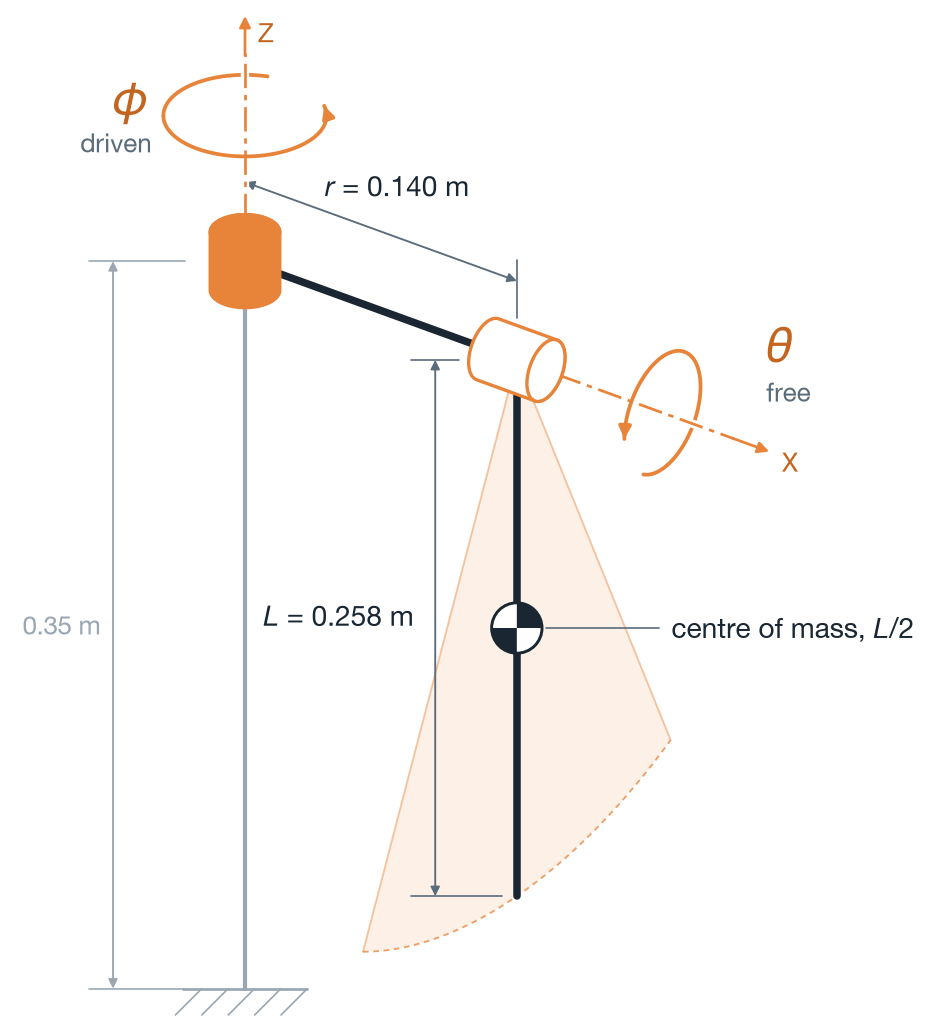

This figure's Python source:
# /// script
# requires-python = ">=3.11"
# dependencies = ["matplotlib", "numpy", "pyyaml"]
# ///
"""Draw the modeled geometry as a kinematic diagram.

Ground, a driven revolute joint about Z, a link of length r, a free revolute joint about
X (the arm's own axis), and a link of length L. The view is axonometric from the front
right, so the arm comes toward the reader and the pendulum's swing plane opens up. A
side view cannot show that swing, because the pendulum swings in and out of the page.

Colour carries one meaning each, set in `_style.py`. Orange marks the two degrees of
freedom: the joint axes, the angles phi and theta, and the swing plane. Ink marks what
the equations of motion use. Faint grey marks what they do not: the stand and its
height.

Lengths come from this experiment's `config.yaml`, and the arm height from
`src/furuta/articulation.py`, both through `_parameters.py`.
"""

import sys
from pathlib import Path

import matplotlib.patheffects as pe
import matplotlib.pyplot as plt
import numpy as np
from matplotlib.patches import Circle, FancyArrowPatch, Polygon, Wedge
from matplotlib.transforms import Bbox

plt.switch_backend("Agg")

HERE = Path(__file__).parent
sys.path.insert(0, str(HERE))
from _parameters import ARTICULATION, load_parameters, module_constant  # noqa: E402
from _style import (  # noqa: E402
    DOF,
    DOF_TEXT,
    EX,
    EZ,
    FAINT,
    INK,
    MUTED,
    RIGHT,
    apply_style,
    circle3,
    depth,
    project,
    revolute,
)

params = load_parameters()
arm_height = module_constant(ARTICULATION, "ARM_HEIGHT_M")

L = params.pendulum_length_m
r = params.rotor_arm_length_m

apply_style()
DOF_WASH = "#fdf1e7"

FS_MAIN = 13.5  # lengths and the centre of mass
FS_NOTE = 12.5  # axis letters, joint roles, arm height
FS_ANGLE = 23  # phi, theta
SWING_HALF = np.radians(25.0)  # half-angle of the drawn swing sector, illustrative

HALO = [pe.withStroke(linewidth=4, foreground="white")]


def line3(ax, a, b, **kw):
    """Draw a straight line between two world points."""
    pa, pb = project(a), project(b)
    ax.plot([pa[0], pb[0]], [pa[1], pb[1]], **kw)


def arrow2(ax, a, b, color, lw=1.2, ms=10, z=6, style="-|>"):
    """Draw an arrow between two page points."""
    ax.add_patch(
        FancyArrowPatch(
            tuple(a),
            tuple(b),
            arrowstyle=style,
            mutation_scale=ms,
            color=color,
            linewidth=lw,
            shrinkA=0,
            shrinkB=0,
            zorder=z,
        )
    )


def arrow3(ax, a, b, color, **kw):
    """Draw an arrow between two world points."""
    arrow2(ax, project(a), project(b), color, **kw)


def label(ax, xy, text, dx=0, dy=0, color=INK, fs=FS_MAIN, halo=False, **kw):
    """Place text at a page point, nudged by (dx, dy) in typographic points.

    Offsets are in points so the text keeps its size while the drawing stays to scale.
    """
    kw.setdefault("ha", "center")
    kw.setdefault("va", "center")
    ax.annotate(
        text,
        xy=tuple(xy),
        xytext=(dx, dy),
        textcoords="offset points",
        color=color,
        fontsize=fs,
        zorder=12,
        path_effects=HALO if halo else None,
        **kw,
    )


def rotation(ax, c, u, rho, t0, sweep, z_front=6, z_back=3):
    """Draw a curved arrow about a joint axis, passing behind it on the far side."""
    pts = circle3(c, u, rho, t0, t0 + sweep, 240)
    pp = project(pts)
    behind = depth(pts) < depth(c)
    cuts = np.flatnonzero(np.diff(behind.astype(int))) + 1
    for seg in np.split(np.arange(len(pts)), cuts):
        s = np.r_[seg, seg[-1] + 1] if seg[-1] + 1 < len(pts) else seg
        z = z_back if behind[seg[0]] else z_front
        ax.plot(pp[s, 0], pp[s, 1], color=DOF, lw=1.8, zorder=z)
    arrow2(ax, pp[-8], pp[-1], DOF, lw=1.8, ms=12, z=z_front)


def com_symbol(ax, xy, rad):
    """Draw the quartered disc that marks a centre of mass."""
    ax.add_patch(Circle(xy, rad, fc="white", ec=INK, lw=1.4, zorder=9))
    ax.add_patch(Wedge(xy, rad, 0, 90, fc=INK, ec="none", zorder=9.1))
    ax.add_patch(Wedge(xy, rad, 180, 270, fc=INK, ec="none", zorder=9.1))


def dimension(ax, a, b, ext_dir, off, color=MUTED, gap=0.0, z=3, ext=(True, True)):
    """Draw a dimension between world points a and b, offset along ext_dir.

    `gap` leaves space between the object and each extension line. `ext` turns off an
    extension line where an axis already draws one. Returns the page midpoint.
    """
    a, b, e = (np.asarray(v, dtype=float) for v in (a, b, ext_dir))
    a2, b2 = a + off * e, b + off * e
    for (p, q), on, g in zip(
        ((a, a2), (b, b2)), ext, np.broadcast_to(gap, 2), strict=True
    ):
        if on:
            line3(ax, p + g * e, q + 0.010 * e, color=color, lw=0.8, zorder=z - 1)
    arrow3(ax, a2, b2, color, lw=0.9, ms=9, z=z, style="<|-|>")
    return project((a2 + b2) / 2)


ORIGIN = np.zeros(3)
J1 = arm_height * EZ  # rotor joint, on the Z axis
J2 = J1 + r * EX  # pendulum joint, at the arm tip
TIP = J2 - L * EZ  # the pendulum is drawn hanging, theta = 0
COM = J2 - 0.5 * L * EZ
PHI_C = J1 + 0.070 * EZ  # centre of the phi arrow, up the Z axis
TH_C = J2 + 0.075 * EX  # centre of the theta arrow, out along the X axis


def swing_point(t, radius):
    """Return a point in the swing plane, Y-Z at the arm tip, t from hanging."""
    return J2 + radius * np.array([0.0, np.sin(t), -np.cos(t)])


# The page is in metres, so the drawing is to scale. The limits only need to hold the
# drawing. The saved image is cropped to what is drawn.
SCALE = 16.0  # inches of page per metre of model
extent = project(
    [ORIGIN, J1 + 0.13 * EZ, J2 + 0.15 * EX, TIP, swing_point(-SWING_HALF, L)]
)
xlim = (extent[:, 0].min() - 0.15, extent[:, 0].max() + 0.20)
ylim = (extent[:, 1].min() - 0.05, extent[:, 1].max() + 0.05)
fig = plt.figure(figsize=(SCALE * np.ptp(xlim), SCALE * np.ptp(ylim)))
ax = fig.add_axes((0, 0, 1, 1))

# Ground and stand. Fixed and not in the dynamics, so faint and thin.
g = project(ORIGIN)
ax.plot([g[0] - 0.026, g[0] + 0.026], [g[1], g[1]], color=FAINT, lw=1.3, zorder=2)
for x in np.linspace(g[0] - 0.018, g[0] + 0.026, 5):
    ax.plot([x, x - 0.011], [g[1], g[1] - 0.011], color=FAINT, lw=0.8, zorder=1)
line3(ax, ORIGIN, J1 - 0.02 * EZ, color=FAINT, lw=2.0, zorder=2)

# The swing plane, a sector symmetric about hanging so its chord runs along Y. The rim
# is the path of the tip.
ts = np.linspace(-SWING_HALF, SWING_HALF, 160)
rim = project(np.array([swing_point(t, L) for t in ts]))
apex = project(J2)
ax.add_patch(
    Polygon(np.vstack([apex, rim]), closed=True, fc=DOF_WASH, ec="none", zorder=0)
)
ax.plot(rim[:, 0], rim[:, 1], color=DOF, lw=0.9, ls=(0, (3, 2.5)), alpha=0.75, zorder=1)
for edge in (rim[0], rim[-1]):
    ax.plot(
        [apex[0], edge[0]], [apex[1], edge[1]], color=DOF, lw=0.9, alpha=0.45, zorder=1
    )

# Joint axes as centrelines, with an arrow at the positive end.
CENTRE = (0, (9, 2.5, 2, 2.5))
for joint, axis, length, name, nudge in (
    (J1, EZ, 0.100, "Z", (10, -8)),
    (J2, EX, 0.112, "X", (10, -5)),
):
    end = joint + length * axis
    line3(ax, joint, end, color=DOF, lw=1.3, ls=CENTRE, zorder=4, path_effects=HALO)
    arrow3(ax, end - 0.001 * axis, end + 0.018 * axis, DOF, lw=1.3, ms=11, z=4)
    label(ax, project(end + 0.018 * axis), name, *nudge, color=DOF_TEXT, fs=FS_NOTE)

# Links, then joints. The driven joint is filled and the free joint hollow.
line3(ax, J1, J2, color=INK, lw=3.6, zorder=5)
line3(ax, J2, TIP, color=INK, lw=3.6, zorder=5)
revolute(ax, J1, EZ, 0.0145, 0.014, DOF, z=7)
revolute(ax, J2, EX, 0.0135, 0.015, "white", z=7)

# The two joint angles.
rotation(ax, PHI_C, EZ, 0.034, np.radians(110), np.radians(300))
rotation(ax, TH_C, EX, 0.027, np.radians(60), np.radians(300))
label(
    ax,
    project(PHI_C),
    "φ",
    -47,
    9,
    color=DOF_TEXT,
    fs=FS_ANGLE,
    ha="right",
    style="italic",
)
label(ax, project(PHI_C), "driven", -45, -13, color=MUTED, fs=FS_NOTE, ha="right")

# r runs from the rotor axis to the vertical through the pendulum joint. The Z axis
# serves as its left extension line.
r_mid = dimension(ax, J1, J2, EZ, 0.038, gap=0.020, ext=(False, True))
label(ax, r_mid, rf"$r$ = {r:.3f} m", 8, 22, halo=True)

# L sits on the stand side, with extension lines level on the page.
L_mid = dimension(ax, J2, TIP, -RIGHT, 0.034, gap=(0.024, 0.006))
label(ax, L_mid, rf"$L$ = {L:.3f} m", -10, 6, ha="right", halo=True)

# Arm height is clearance only, so it is faint.
h_mid = dimension(ax, ORIGIN, J1, -RIGHT, 0.055, color=FAINT, gap=0.025)
label(ax, h_mid, f"{arm_height:.2f} m", -6, ha="right", color=FAINT, fs=FS_NOTE)

theta_at = (project(TH_C)[0] + 0.038, project(TH_C)[1])
label(ax, theta_at, "θ", 6, 33, color=DOF_TEXT, fs=FS_ANGLE, ha="left", style="italic")
label(ax, theta_at, "free", 6, 10, color=MUTED, fs=FS_NOTE, ha="left")

# The centre of mass label sits just outside the swing sector's right edge, so its
# leader stays short.
pc = project(COM)
com_symbol(ax, tuple(pc), 0.0105)
edge = max(rim[0], rim[-1], key=lambda p: p[0])
edge_x = apex[0] + (pc[1] - apex[1]) / (edge[1] - apex[1]) * (edge[0] - apex[0])
lead_end = (edge_x + 0.014, pc[1])
ax.plot([pc[0] + 0.012, lead_end[0]], [pc[1], pc[1]], color=MUTED, lw=0.8, zorder=8)
label(ax, lead_end, r"centre of mass, $L/2$", 6, 0, ha="left")

ax.set_aspect("equal")
ax.axis("off")
ax.set_xlim(*xlim)
ax.set_ylim(*ylim)

# Crop to the drawn content. The axes box is larger than the drawing.
renderer = fig.canvas.get_renderer()
drawn = [*ax.patches, *ax.lines, *ax.texts]
crop = (
    Bbox.union([a.get_window_extent(renderer) for a in drawn])
    .transformed(fig.dpi_scale_trans.inverted())
    .padded(0.12)
)
# 150 dpi, the resolution the later experiments' `_style.py` save at.
fig.savefig(HERE / "model_spec.png", dpi=150, bbox_inches=crop, facecolor="white")
print("wrote", HERE / "model_spec.png")
print(f"  L={L} r={r} arm_height={arm_height}")
